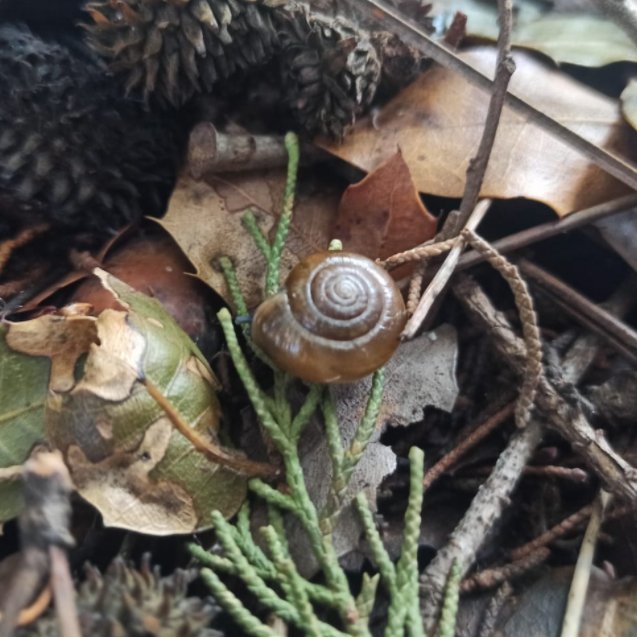
#> input picture BIL370 Digital Image Processing/LectureSlides/2023-2024/LectureCodes/I2.png, 637 x 637 px, found by its file name
$ python w7codes.py
#> lines starting #> are read from the running program, lines starting #| are printed output that depends on the picture
import numpy as np
import cv2
from  matplotlib import pyplot as plt
from scipy import signal as sg

imread      = cv2.imread
fig         = plt.figure
subplot     = plt.subplot
plot        = plt.plot
imshow      = plt.imshow
sumf        = np.sum
shape       = np.shape
size        = np.size

ary         = np.array

def cla():
    return plt.close('all')
#%%

from scipy import signal as sg

conv2 = sg.convolve2d

I = np.float32( imread("I2.png" , 0) )
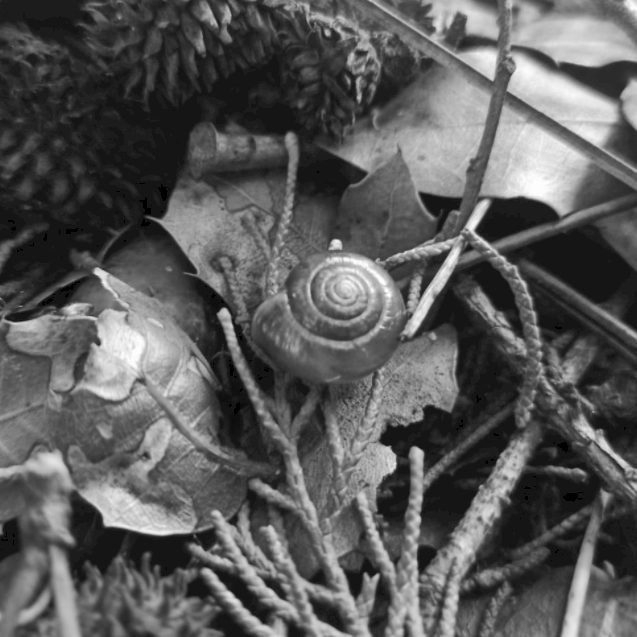
#> I: shape (637, 637) float32; min 0, max 255, mean 90.1


N = 27
h = 1/(N**2) * np.ones((N,N))

Iy = conv2(I,h , mode = "same")
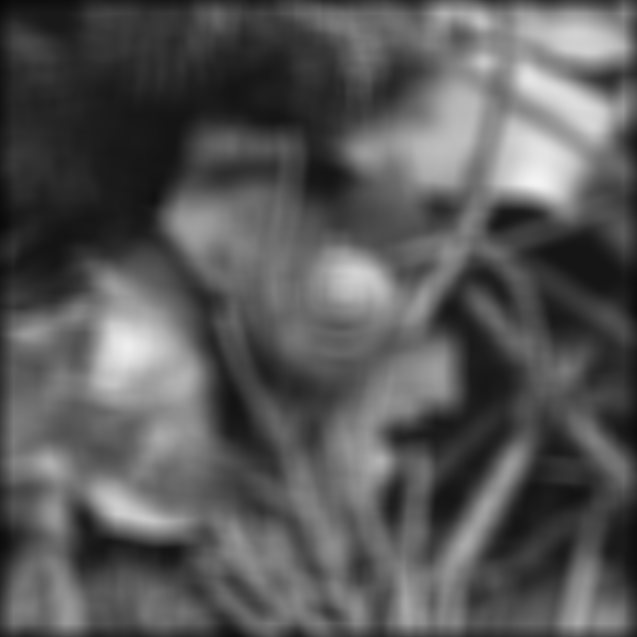
#> Iy: shape (637, 637) float64; min 7.63, max 244.1, mean 88.3

cla()

fig()
subplot(1,2,1) , imshow(I , cmap = "gray")
subplot(1,2,2) , imshow(Iy , cmap = "gray")


Nf = [1,7,11,21]
fig()
for i,K in enumerate(Nf):

    N = K
    h = 1/(N**2) * np.ones((N,N))

    Iy = conv2(I,h , mode = "same")

    subplot(2,2,i+1), imshow(Iy , cmap = "gray")

#%%


exp = np.exp
sgm = 3

x,y = np.meshgrid(  np.arange(-3*sgm , 3*sgm+1  ) ,
                    np.arange(-3*sgm , 3*sgm+1  ))

# Nf = 21
# x,y = np.meshgrid(  np.linspace(-3*sgm , 3*sgm , Nf) ,
#                     np.linspace(-3*sgm , 3*sgm , Nf))


mu_x , mu_y = 0,0

h = exp(   -( (x-mu_x)**2 + (y - mu_y)**2  ) / (2*sgm**2))


fig()

imshow(h)


def gauss_filt( sgm = 1):
    x,y = np.meshgrid(  np.arange(-3*sgm , 3*sgm+1  ) ,
                        np.arange(-3*sgm , 3*sgm+1  ))

    mu_x , mu_y = 0,0

    h = exp(   -( (x-mu_x)**2 + (y - mu_y)**2  ) / (2*sgm**2))

    return h


#%%


Nf = [1 , 3 , 5 , 7]

fig()
for i , K in enumerate(Nf):
    h = gauss_filt(K)

    Iy = conv2(I , h , mode = 'same')

    subplot(2,2,i+1), imshow(Iy , cmap = "gray")


#%% Görüntü keskinleştirme


Ns = 5
h  = np.ones((Ns,Ns)) * 1/(Ns**2)


I_bl = sg.convolve2d(I , h , mode='same')

I_D = I - I_bl
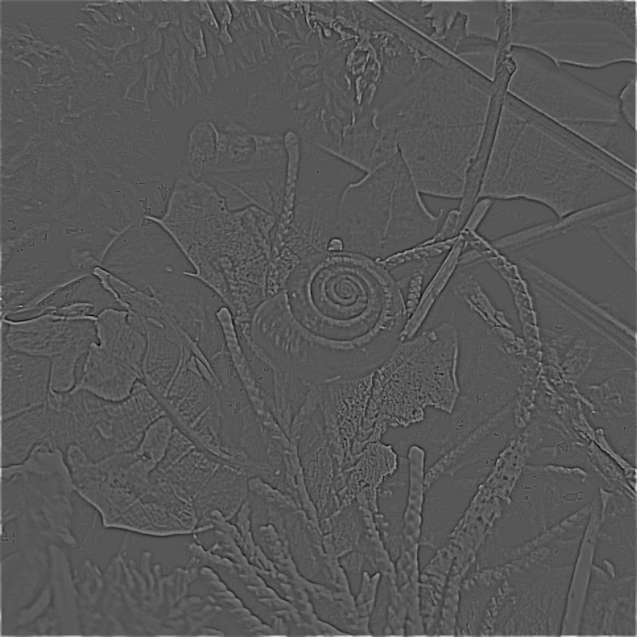
#> I_D: shape (637, 637) float64; min -66.24, max 126.4, mean 0.3; drawn with min black and max white

fig()
subplot(1,3,1) , imshow( I , cmap = 'gray' , vmin = 0 , vmax = 255 )
subplot(1,3,2) , imshow(I_D , cmap = 'gray' )
subplot(1,3,3) , imshow(I+5*I_D , cmap = 'gray' , vmin = 0 , vmax = 255 )


#%% Gürültü Temizleme

cla()
#> in cla (call 2), `return plt.close('all')`:
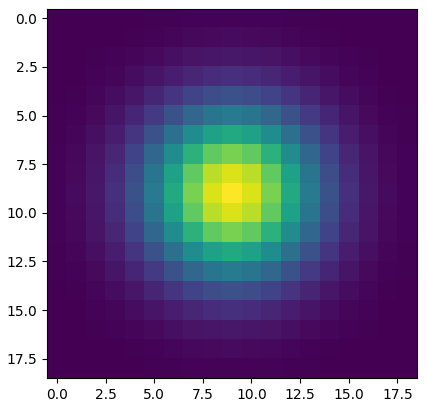
#> figure drawn by matplotlib, 1 panel
#> in cla (call 2), `return plt.close('all')`:
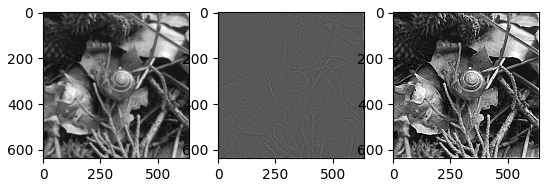
#> figure drawn by matplotlib, 3 panels
I = np.float32(imread('I2.png' , 0) )

I_ns = I + 30*np.random.randn(I.shape[0] , I.shape[1])
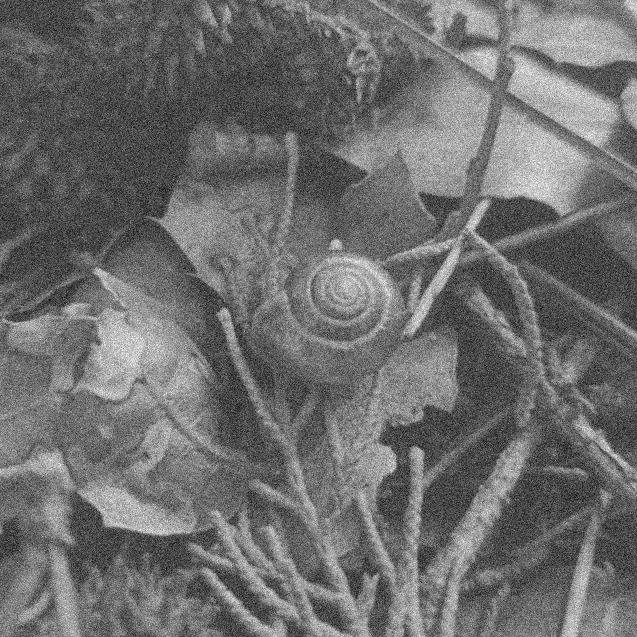
#> I_ns: shape (637, 637) float64; min -99.87, max 338.3, mean 90.2; drawn with min black and max white

fig()
subplot(1,2,1) , imshow( I , cmap = 'gray' , vmin = 0 , vmax = 255 )
subplot(1,2,2) , imshow( I_ns , cmap = 'gray' , vmin = 0 , vmax = 255   )


fig()

plot(I_ns[155,:])

#%% Gürültü Temizleme
Ns = 21 # 3 5 11

h  = np.ones((Ns,Ns)) * 1/(Ns**2)
I_bl_bx = sg.convolve2d(I_ns , h , mode='same')

fig()
subplot(1,2,1) , imshow( I_ns , cmap = 'gray' , vmin = 0 , vmax = 255 )
subplot(1,2,2) , imshow(I_bl_bx , cmap = 'gray' , vmin = 0 , vmax = 255 )
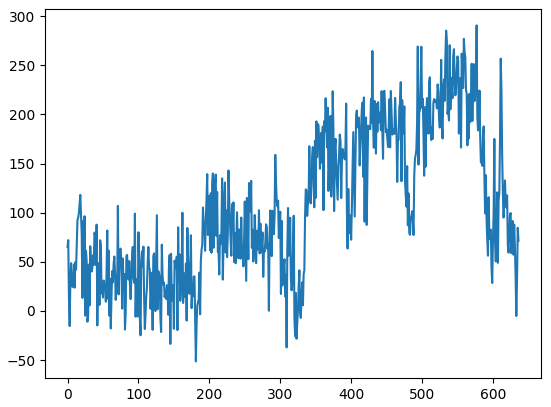
#> figure drawn by matplotlib, 1 panel; curve peaks at x = 577, y = 290.7

$ run again, with BIL370 Digital Image Processing/LectureSlides/2023-2024/LectureCodes/A.jpg saved as BIL370 Digital Image Processing/LectureSlides/2023-2024/LectureCodes/I2.png
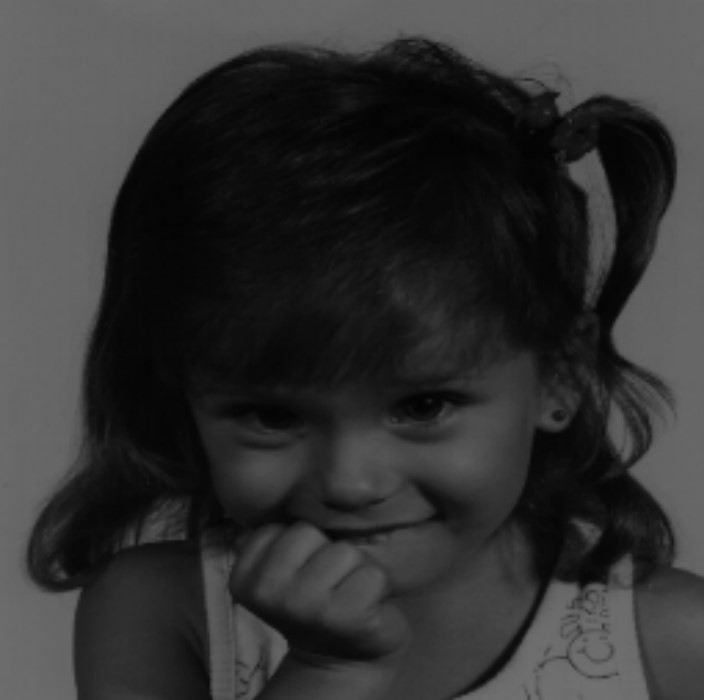
#> input picture BIL370 Digital Image Processing/LectureSlides/2023-2024/LectureCodes/A.jpg, 704 x 700 px, found by its file name
#> `I_ns = I + 30*np.random.randn(I.shape[0] , I.shape[1])`:
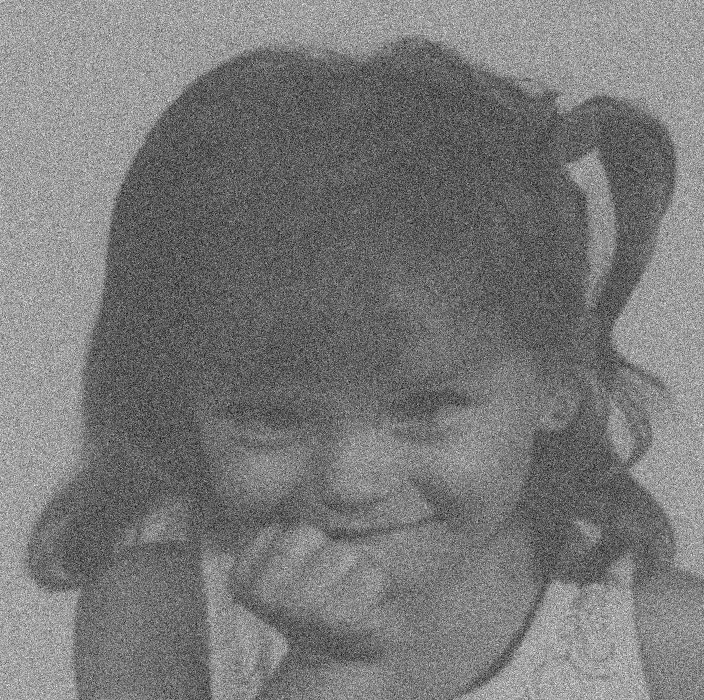
#> I_ns: shape (700, 704) float64; min -114.9, max 234.2, mean 50.9; drawn with min black and max white
#> `subplot(1,2,2) , imshow(I_bl_bx , cmap = 'gray' , vmin = 0 , vmax = 25..`:
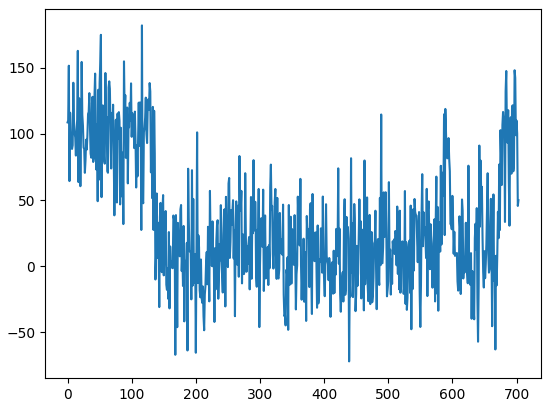
#> figure drawn by matplotlib, 1 panel; curve peaks at x = 116, y = 182
